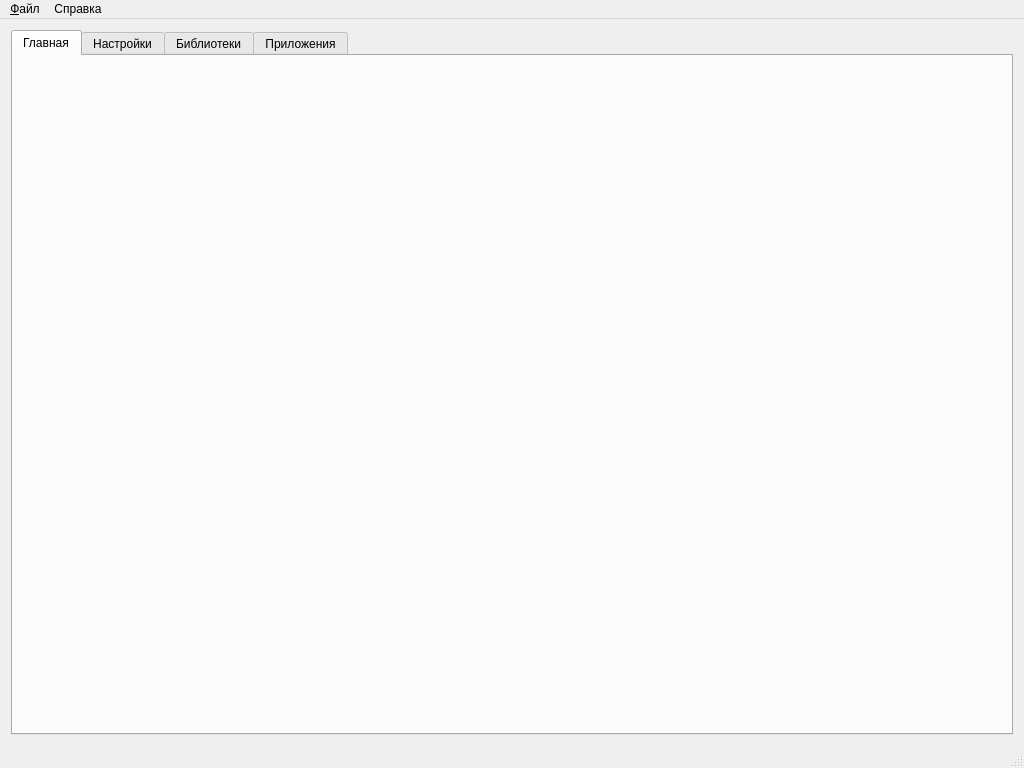
<?xml version="1.0" encoding="UTF-8"?>
<ui version="4.0">
 <class>MainWindow</class>
 <widget class="QMainWindow" name="MainWindow">
  <property name="geometry">
   <rect>
    <x>0</x>
    <y>0</y>
    <width>1024</width>
    <height>768</height>
   </rect>
  </property>
  <property name="windowTitle">
   <string>Менеджер пакета Gamebase</string>
  </property>
  <widget class="QWidget" name="centralWidget">
   <layout class="QGridLayout" name="gridLayout">
    <item row="0" column="0">
     <layout class="QVBoxLayout" name="verticalLayout">
      <item>
       <widget class="QTabWidget" name="tabWidget">
        <property name="currentIndex">
         <number>0</number>
        </property>
        <widget class="QWidget" name="mainTab">
         <attribute name="title">
          <string>Главная</string>
         </attribute>
         <layout class="QGridLayout" name="mainTabLayout"/>
        </widget>
        <widget class="QWidget" name="settingsTab">
         <attribute name="title">
          <string>Настройки</string>
         </attribute>
         <layout class="QGridLayout" name="settingsLayout"/>
        </widget>
        <widget class="QWidget" name="librariesTab">
         <attribute name="title">
          <string>Библиотеки</string>
         </attribute>
         <layout class="QGridLayout" name="librariesLayout"/>
        </widget>
        <widget class="QWidget" name="appsTab">
         <attribute name="title">
          <string>Приложения</string>
         </attribute>
         <layout class="QGridLayout" name="appsLayout"/>
        </widget>
       </widget>
      </item>
     </layout>
    </item>
   </layout>
  </widget>
  <widget class="QMenuBar" name="menuBar">
   <property name="geometry">
    <rect>
     <x>0</x>
     <y>0</y>
     <width>1024</width>
     <height>21</height>
    </rect>
   </property>
   <widget class="QMenu" name="fileMenu">
    <property name="title">
     <string>&amp;Файл</string>
    </property>
    <addaction name="exitAction"/>
   </widget>
   <widget class="QMenu" name="helpMenu">
    <property name="title">
     <string>Справка</string>
    </property>
    <addaction name="aboutAction"/>
   </widget>
   <addaction name="fileMenu"/>
   <addaction name="helpMenu"/>
  </widget>
  <widget class="QStatusBar" name="statusBar"/>
  <action name="exitAction">
   <property name="text">
    <string>Выход</string>
   </property>
   <property name="statusTip">
    <string>Закрыть приложение</string>
   </property>
   <property name="shortcut">
    <string>Alt+F4</string>
   </property>
  </action>
  <action name="aboutAction">
   <property name="text">
    <string>О программе...</string>
   </property>
   <property name="statusTip">
    <string>Информация о приложении</string>
   </property>
  </action>
 </widget>
 <layoutdefault spacing="6" margin="11"/>
 <resources/>
 <connections>
  <connection>
   <sender>exitAction</sender>
   <signal>triggered()</signal>
   <receiver>MainWindow</receiver>
   <slot>close()</slot>
   <hints>
    <hint type="sourcelabel">
     <x>-1</x>
     <y>-1</y>
    </hint>
    <hint type="destinationlabel">
     <x>199</x>
     <y>149</y>
    </hint>
   </hints>
  </connection>
 </connections>
</ui>
